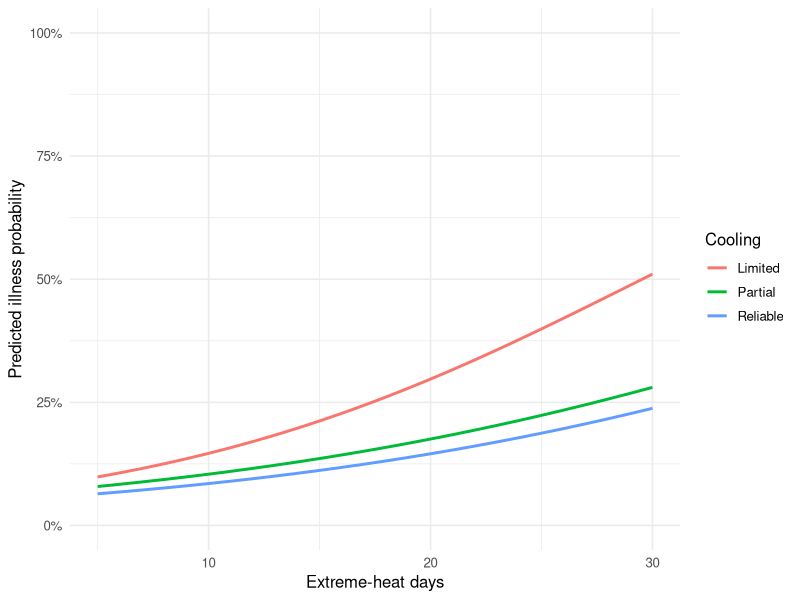
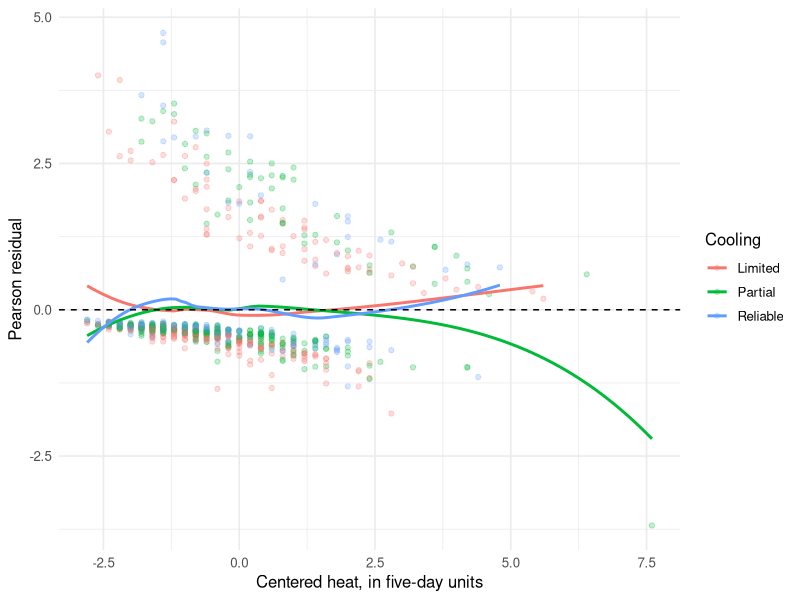
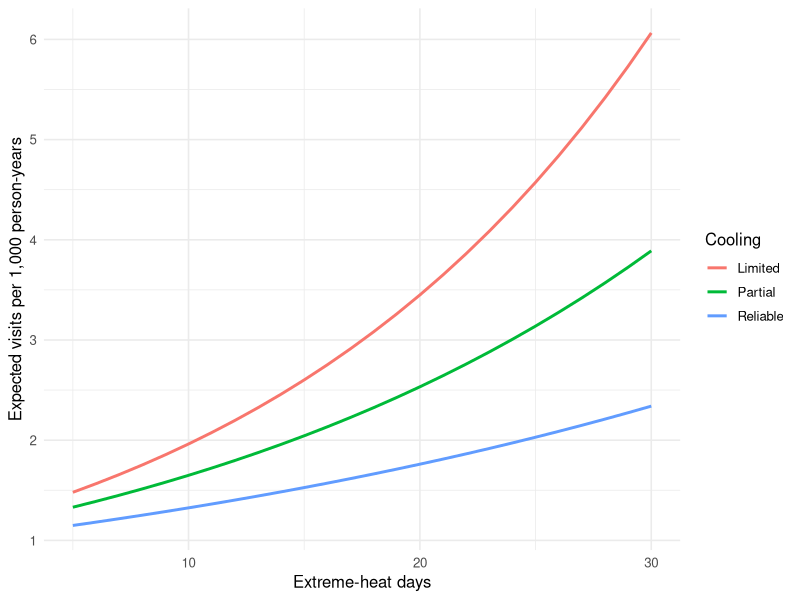
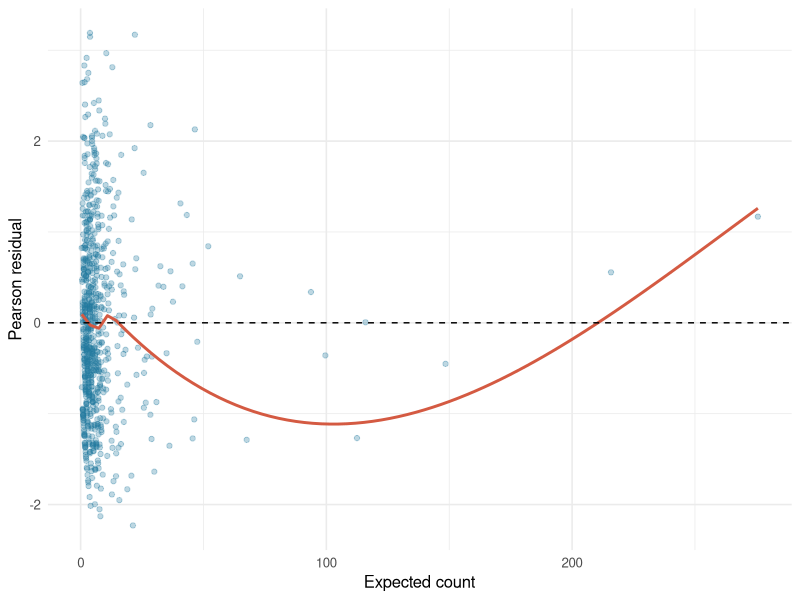
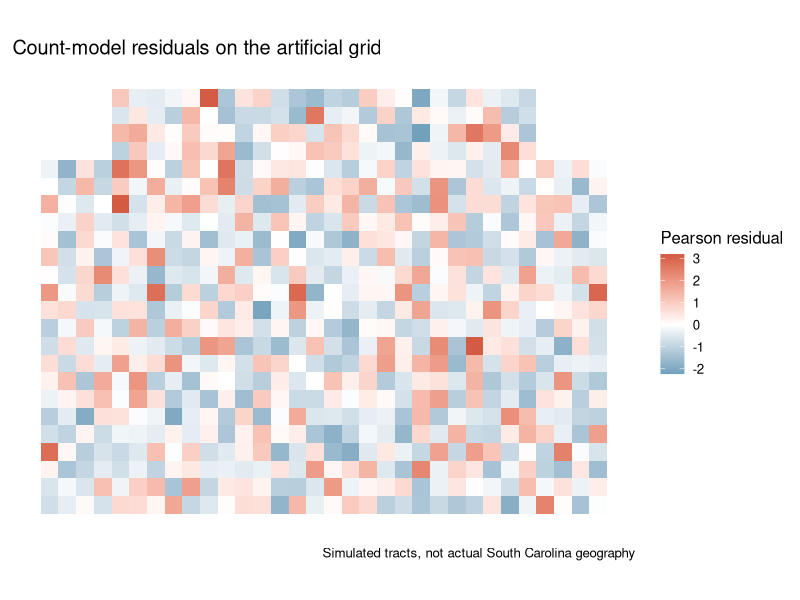

Source code (R) for these figures, in order:
## ---- chunk 1
#| label: glm-setup
needed <- c("tidyverse", "broom", "MASS", "knitr", "rmarkdown")
missing <- needed[!vapply(needed, requireNamespace, logical(1), quietly = TRUE)]
if (length(missing) > 0) stop("Install these packages first: ", paste(missing, collapse = ", "))
if (getRversion() < "4.1.0") stop("Use R 4.1 or newer.")

library(tidyverse)
library(broom)
theme_set(theme_minimal(base_size = 12))
options(dplyr.summarise.inform = FALSE,
        contrasts = c("contr.treatment", "contr.poly"))
## ---- chunk 2
#| label: glm-simulation
#| code-fold: true
#| code-summary: "Supplied self-contained data generator"
simulate_sc <- function(seed = 5312025) {
  # Park–Miller uniforms, with exactly representable integer arithmetic.
  state <- as.double(seed)
  stopifnot(state > 0, state < 2147483647, state == floor(state))
  next_u <- function(n) {
    out <- numeric(n)
    for (j in seq_len(n)) {
      state <<- (16807 * state) %% 2147483647
      out[j] <- state / 2147483647
    }
    out
  }
  next_z <- function(n) qnorm(next_u(n))
  clamp <- function(x, lower, upper) pmin(upper, pmax(lower, x))

  # 46 artificial county blocks, each containing 16 artificial tracts.
  counties <- expand_grid(county_y = 1:6, county_x = 1:8) |>
    filter(!(county_y == 6 & county_x %in% c(1, 8))) |>
    mutate(county_number = row_number(),
           county_id = str_c("SCsim_", str_pad(county_number, 2, pad = "0")),
           hidden_context = next_z(n()))

  grid <- crossing(county_number = 1:46, local_y = 0:3, local_x = 0:3) |>
    left_join(counties, by = "county_number") |>
    arrange(county_number, local_y, local_x) |>
    mutate(x = (county_x - 1) * 4 + local_x + 1,
           y = (county_y - 1) * 4 + local_y + 1)

  n <- nrow(grid)
  east <- (grid$x - mean(grid$x)) / sd(grid$x)
  context <- grid$hidden_context
  poverty <- clamp(18 + 2 * context + 7 * next_z(n) + 3 * east, 4, 40)
  impervious <- clamp(40 + 4 * context + 14 * next_z(n) + 8 * east, 5, 90)
  imp <- (impervious - 40) / 10
  heat_rate <- exp(2.1 + .018 * poverty + .13 * imp + .28 * context + .12 * east)
  heat <- as.integer(qpois(next_u(n), lambda = heat_rate))
  hardship <- 2 * poverty + .4 * next_z(n)

  # Rook adjacency: share a side on the artificial grid.
  A <- 1 * ((abs(outer(grid$x, grid$x, "-")) +
               abs(outer(grid$y, grid$y, "-"))) == 1)
  stopifnot(all(rowSums(A) > 0))
  W <- A / rowSums(A)
  rho <- .70
  spatial_filter <- diag(n) - rho * W
  sigma <- .25 + .035 * heat + .015 * poverty
  z_m <- next_z(n)
  z_y <- next_z(n)
  components <- solve(spatial_filter, cbind(.35 * z_m, sigma * z_y))
  disruption <- .20 * heat + .02 * poverty + .15 * imp + components[, 1]

  # Total heat effect: .10 directly + (.20 * .40) through disruption = .18.
  mu_total <- 3 + .18 * heat + .048 * poverty + .31 * imp +
    .20 * imp^2 + .65 * context
  health <- 3 + .10 * heat + .40 * disruption + .04 * poverty +
    .25 * imp + .20 * imp^2 + .65 * context + components[, 2]

  dat <- tibble(
    tract_id = str_c("T", str_pad(seq_len(n), 4, pad = "0")),
    county_id = factor(grid$county_id), year = 2025L,
    x = grid$x, y = grid$y, heat_days = heat,
    poor_health_days = health, poverty_pct = poverty,
    hardship_index = hardship, impervious_pct = impervious,
    impervious_c10 = imp, disruption_index = disruption
  )
  audit <- tibble(
    tract_id = dat$tract_id[371],
    verified_poor_health_days = dat$poor_health_days[371],
    audit_note = "Source entry check: added 35 days during data entry."
  )
  dat$poor_health_days[371] <- dat$poor_health_days[371] + 35
  dimnames(W) <- list(dat$tract_id, dat$tract_id)

  list(data = dat, audit = audit, W = W,
       truth = list(total_effect = .18, direct_effect = .10,
                    indirect_effect = .08, rho = rho, mu_total = mu_total,
                    hidden_context = context, innovation_sd = sigma))
}


add_modifier_data <- function(data, seed = 531917) {
  state <- as.double(seed)
  next_u <- function(n) {
    out <- numeric(n)
    for (j in seq_len(n)) {
      state <<- (16807 * state) %% 2147483647
      out[j] <- state / 2147483647
    }
    out
  }
  n <- nrow(data)
  u <- next_u(n)
  cooling <- case_when(u < .40 ~ "Limited", u < .75 ~ "Partial", TRUE ~ "Reliable")
  housing <- if_else(next_u(n) < plogis(-.5 + .035 * (data$poverty_pct - 20)),
                     "Vulnerable", "Standard")
  program <- if_else(next_u(n) < .50, "Yes", "No")
  h <- (data$heat_days - 15) / 5
  p <- (data$poverty_pct - 20) / 10
  part <- as.numeric(cooling == "Partial")
  reliable <- as.numeric(cooling == "Reliable")
  vulnerable <- as.numeric(housing == "Vulnerable")
  yes <- as.numeric(program == "Yes")

  modifier_contribution <- -.40 * part - .80 * reliable + .45 * vulnerable -
    .25 * yes + .25 * h * p - .20 * h * part - .45 * h * reliable -
    .65 * yes * vulnerable

  data |>
    mutate(heat5 = h, poverty10 = p,
           impervious_c10_sq = impervious_c10^2,
           cooling_access = factor(cooling, levels = c("Limited", "Partial", "Reliable")),
           housing_profile = factor(housing, levels = c("Standard", "Vulnerable")),
           warning_program = factor(program, levels = c("No", "Yes")),
           poor_health_days_modified = poor_health_days + modifier_contribution)
}

add_glm_outcomes <- function(data, seed = 5311125) {
  state <- as.double(seed)
  next_u <- function(n) {
    out <- numeric(n)
    for (j in seq_len(n)) {
      state <<- (16807 * state) %% 2147483647
      out[j] <- state / 2147483647
    }
    out
  }
  n <- nrow(data)
  h <- data$heat5
  p <- data$poverty10
  i <- data$impervious_c10
  part <- as.numeric(data$cooling_access == "Partial")
  reliable <- as.numeric(data$cooling_access == "Reliable")
  vulnerable <- as.numeric(data$housing_profile == "Vulnerable")
  yes <- as.numeric(data$warning_program == "Yes")

  eta <- -1.25 + .40 * h + .35 * p + .18 * i + .10 * i^2 -
    .35 * part - .75 * reliable + .40 * vulnerable - .25 * yes -
    .10 * h * part - .22 * h * reliable
  probability <- plogis(eta)
  illness <- as.integer(qbinom(next_u(n), size = 1, prob = probability))
  population <- as.integer(floor(600 + 3400 * next_u(n)))
  log_rate <- -6 + .28 * h + .30 * p + .15 * i + .08 * i^2 -
    .20 * part - .45 * reliable + .35 * vulnerable - .25 * yes -
    .08 * h * part - .16 * h * reliable
  mu <- population * exp(log_rate)
  visits <- as.integer(qpois(next_u(n), lambda = mu))
  theta <- 1.5
  visits_extra <- as.integer(qnbinom(next_u(n), size = theta, mu = mu))

  list(data = data |>
         mutate(resident_heat_illness = illness, population_2025 = population,
                person_years = population, heat_visits = visits,
                heat_visits_extra = visits_extra),
       truth = list(probability = probability, expected_visits = mu,
                    nb_theta = theta, outcomes_conditionally_independent = TRUE))
}

sim <- simulate_sc()
base_data <- sim$data |>
  left_join(sim$audit, by = "tract_id") |>
  mutate(poor_health_days = coalesce(verified_poor_health_days, poor_health_days)) |>
  select(-verified_poor_health_days, -audit_note) |>
  add_modifier_data()

glm_sim <- add_glm_outcomes(base_data)
gdat <- glm_sim$data
glm_truth <- glm_sim$truth
## ---- chunk 3
#| label: binary-audit
gdat |> count(resident_heat_illness) |> mutate(proportion = n / sum(n))

gdat |>
  group_by(cooling_access, housing_profile) |>
  summarise(n = n(), events = sum(resident_heat_illness),
            non_events = sum(resident_heat_illness == 0), .groups = "drop")
## ---- chunk 4
#| label: additive-logistic
logit_add <- glm(
  resident_heat_illness ~ heat5 + poverty10 + impervious_c10 + impervious_c10_sq +
    cooling_access + housing_profile + warning_program,
  family = binomial(link = "logit"), data = gdat
)

tidy(logit_add, conf.int = TRUE, exponentiate = TRUE) |>
  select(term, estimate, conf.low, conf.high)
## ---- chunk 5
#| label: logistic-interaction
logit_model <- glm(
  resident_heat_illness ~ heat5 * cooling_access + poverty10 +
    impervious_c10 + impervious_c10_sq + housing_profile + warning_program,
  family = binomial(link = "logit"), data = gdat
)

tidy(logit_model, conf.int = TRUE, exponentiate = TRUE) |>
  select(term, estimate, conf.low, conf.high)
## ---- chunk 6
#| label: glm-profile-helper
#| code-fold: true
make_glm_profiles <- function(heat_days = 15, cooling_access = "Limited",
                              poverty_pct = 20, housing_profile = "Standard",
                              warning_program = "No", person_years = 1000) {
  crossing(heat_days = heat_days, cooling_access = cooling_access,
           poverty_pct = poverty_pct, housing_profile = housing_profile,
           warning_program = warning_program, person_years = person_years) |>
    mutate(heat5 = (heat_days - 15) / 5, poverty10 = (poverty_pct - 20) / 10,
           impervious_c10 = 0, impervious_c10_sq = 0,
           cooling_access = factor(cooling_access, levels = levels(gdat$cooling_access)),
           housing_profile = factor(housing_profile, levels = levels(gdat$housing_profile)),
           warning_program = factor(warning_program, levels = levels(gdat$warning_program)))
}
## ---- chunk 7
#| label: logistic-predictions
probability_grid <- make_glm_profiles(heat_days = 5:30,
                                      cooling_access = levels(gdat$cooling_access))

probability_predictions <- augment(logit_model, newdata = probability_grid,
                                    type.predict = "response")

probability_predictions |>
  ggplot(aes(heat_days, .fitted, color = cooling_access)) +
  geom_line(linewidth = 1) +
  scale_y_continuous(labels = scales::label_percent(), limits = c(0, 1)) +
  labs(x = "Extreme-heat days", y = "Predicted illness probability", color = "Cooling")
## ---- chunk 8
#| label: probability-contrasts
augment(logit_model,
        newdata = make_glm_profiles(heat_days = c(10, 15),
                                    cooling_access = levels(gdat$cooling_access)),
        type.predict = "response") |>
  select(cooling_access, heat_days, .fitted) |>
  pivot_wider(names_from = heat_days, values_from = .fitted, names_prefix = "heat_") |>
  mutate(probability_difference_pp = 100 * (heat_15 - heat_10))
## ---- chunk 9
#| label: group-specific-odds-ratios
augment(logit_model,
        newdata = make_glm_profiles(heat_days = c(10, 15),
                                    cooling_access = levels(gdat$cooling_access)),
        type.predict = "link") |>
  select(cooling_access, heat_days, .fitted) |>
  pivot_wider(names_from = heat_days, values_from = .fitted, names_prefix = "heat_") |>
  transmute(cooling_access, OR_per_5_heat_days = exp(heat_15 - heat_10))
## ---- chunk 10
#| label: logistic-convergence
tibble(converged = purrr::pluck(logit_model, "converged"))

tidy(logit_model) |>
  arrange(desc(std.error)) |>
  select(term, estimate, std.error) |>
  slice_head(n = 5)
## ---- chunk 11
#| label: logistic-residual-shape

logit_diagnostics <- augment(logit_model, data = gdat,
                             type.predict = "response", type.residuals = "pearson")

logit_diagnostics |>
  ggplot(aes(heat5, .resid, color = cooling_access)) +
  geom_point(alpha = .25) +
  geom_smooth(method = "loess", se = FALSE) +
  geom_hline(yintercept = 0, linetype = "dashed") +
  labs(x = "Centered heat, in five-day units", y = "Pearson residual", color = "Cooling")

logit_diagnostics |>
  select(tract_id, cooling_access, resident_heat_illness, .fitted, .hat, .cooksd) |>
  slice_max(.cooksd, n = 5, with_ties = FALSE)
## ---- chunk 12
#| label: logistic-fit-summary

bind_rows(glance(logit_add) |> mutate(model = "Additive"),
          glance(logit_model) |> mutate(model = "Heat × cooling")) |>
  select(model, nobs, AIC, deviance)
## ---- chunk 13
#| label: count-audit
gdat |>
  summarise(tracts = n(), total_visits = sum(heat_visits),
            zero_count_tracts = sum(heat_visits == 0),
            minimum_person_years = min(person_years), maximum_person_years = max(person_years),
            valid_counts = all(heat_visits >= 0 & heat_visits %% 1 == 0),
            positive_exposure = all(person_years > 0))
## ---- chunk 14
#| label: poisson-model
poisson_model <- glm(
  heat_visits ~ heat5 * cooling_access + poverty10 +
    impervious_c10 + impervious_c10_sq + housing_profile + warning_program +
    offset(log(person_years)),
  family = poisson(link = "log"), data = gdat
)

tidy(poisson_model, conf.int = TRUE, exponentiate = TRUE) |>
  select(term, estimate, conf.low, conf.high)
## ---- chunk 15
#| label: count-predictions
count_profiles <- make_glm_profiles(
  heat_days = c(10, 20), cooling_access = levels(gdat$cooling_access),
  person_years = c(1000, 2000)
)

augment(poisson_model, newdata = count_profiles, type.predict = "response") |>
  transmute(heat_days, cooling_access, person_years, expected_visits = .fitted,
            rate_per_1000_person_years = 1000 * .fitted / person_years)
## ---- chunk 16
#| label: count-rate-plot
augment(poisson_model,
        newdata = make_glm_profiles(heat_days = 5:30,
                                    cooling_access = levels(gdat$cooling_access),
                                    person_years = 1000),
        type.predict = "response") |>
  ggplot(aes(heat_days, .fitted, color = cooling_access)) +
  geom_line(linewidth = 1) +
  labs(x = "Extreme-heat days", y = "Expected visits per 1,000 person-years", color = "Cooling")
## ---- chunk 17
#| label: group-specific-rate-ratios
augment(poisson_model,
        newdata = make_glm_profiles(heat_days = c(10, 15),
                                    cooling_access = levels(gdat$cooling_access),
                                    person_years = 1000),
        type.predict = "link") |>
  select(cooling_access, heat_days, .fitted) |>
  pivot_wider(names_from = heat_days, values_from = .fitted, names_prefix = "heat_") |>
  transmute(cooling_access, IRR_per_5_heat_days = exp(heat_15 - heat_10))
## ---- chunk 18
#| label: poisson-dispersion
poisson_diagnostics <- augment(poisson_model, data = gdat,
                               type.predict = "response", type.residuals = "pearson")

poisson_diagnostics |>
  summarise(Pearson_ratio = sum(.resid^2) / df.residual(poisson_model),
            observed_zero_fraction = mean(heat_visits == 0),
            predicted_zero_fraction = mean(dpois(0, lambda = .fitted)))

poisson_diagnostics |>
  ggplot(aes(.fitted, .resid)) +
  geom_point(alpha = .3, color = "#237ba0") +
  geom_smooth(method = "loess", se = FALSE, color = "#d45a42") +
  geom_hline(yintercept = 0, linetype = "dashed") +
  labs(x = "Expected count", y = "Pearson residual")
## ---- chunk 19
#| label: poisson-influence
poisson_diagnostics |>
  select(tract_id, heat_visits, person_years, .fitted, .resid, .hat, .cooksd) |>
  slice_max(.cooksd, n = 5, with_ties = FALSE)
## ---- chunk 20
#| label: overdispersed-poisson
poisson_extra <- glm(
  heat_visits_extra ~ heat5 * cooling_access + poverty10 +
    impervious_c10 + impervious_c10_sq + housing_profile + warning_program +
    offset(log(person_years)),
  family = poisson(link = "log"), data = gdat
)

extra_diagnostics <- augment(poisson_extra, data = gdat,
                             type.predict = "response", type.residuals = "pearson")

extra_diagnostics |>
  summarise(Pearson_ratio = sum(.resid^2) / df.residual(poisson_extra),
            observed_zero_fraction = mean(heat_visits_extra == 0),
            predicted_zero_fraction = mean(dpois(0, lambda = .fitted)))
## ---- chunk 21
#| label: quasi-poisson
quasi_model <- glm(formula(poisson_extra), family = quasipoisson(link = "log"), data = gdat)

bind_rows(tidy(poisson_extra) |> mutate(model = "Poisson"),
          tidy(quasi_model) |> mutate(model = "Quasi-Poisson")) |>
  filter(term %in% c("heat5", "heat5:cooling_accessReliable")) |>
  select(model, term, estimate, std.error)
## ---- chunk 22
#| label: negative-binomial
nb_model <- MASS::glm.nb(formula(poisson_extra), data = gdat)

tidy(nb_model, conf.int = TRUE, exponentiate = TRUE) |>
  select(term, estimate, conf.low, conf.high)

tibble(model = c("Poisson for extra outcome", "Negative binomial for extra outcome"),
       AIC = c(AIC(poisson_extra), AIC(nb_model)))
## ---- chunk 23
#| label: nb-diagnostics
nb_expected <- predict(nb_model, type = "response")

tibble(theta = nb_model$theta,
       Pearson_ratio = sum(residuals(nb_model, type = "pearson")^2) / df.residual(nb_model),
       observed_zero_fraction = mean(gdat$heat_visits_extra == 0),
       predicted_zero_fraction = mean(dnbinom(0, mu = nb_expected, size = nb_model$theta)))
## ---- chunk 24
#| label: glm-residual-map
poisson_diagnostics |>
  ggplot(aes(x, y, fill = .resid)) +
  geom_tile() + coord_equal() +
  scale_fill_gradient2(low = "#237ba0", mid = "white", high = "#d45a42", midpoint = 0) +
  labs(x = NULL, y = NULL, fill = "Pearson residual",
       title = "Count-model residuals on the artificial grid",
       caption = "Simulated tracts, not actual South Carolina geography") +
  theme(axis.text = element_blank(), panel.grid = element_blank())
